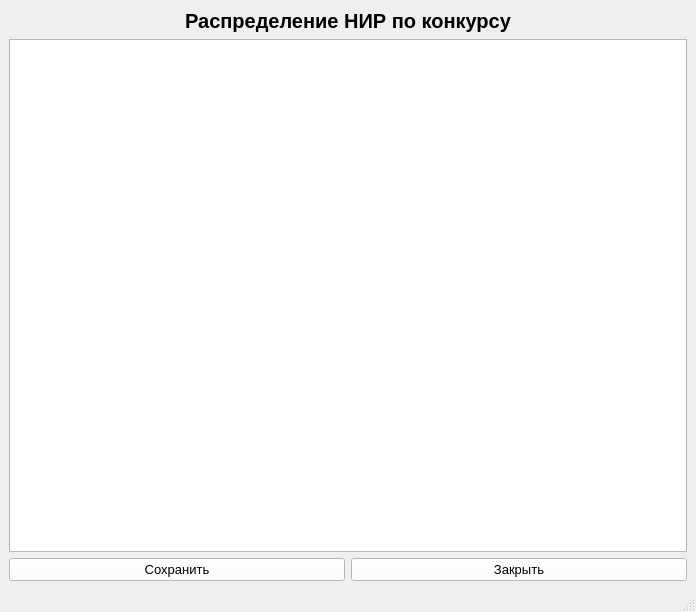
<?xml version="1.0" encoding="UTF-8"?>
<ui version="4.0">
 <class>MainWindow</class>
 <widget class="QMainWindow" name="MainWindow">
  <property name="geometry">
   <rect>
    <x>0</x>
    <y>0</y>
    <width>696</width>
    <height>612</height>
   </rect>
  </property>
  <property name="windowTitle">
   <string>Просмотр распределений</string>
  </property>
  <property name="windowIcon">
   <iconset>
    <normaloff>../png/Верблюд.png</normaloff>../png/Верблюд.png</iconset>
  </property>
  <widget class="QWidget" name="centralwidget">
   <layout class="QVBoxLayout" name="verticalLayout_3">
    <item>
     <layout class="QVBoxLayout" name="verticalLayout">
      <item>
       <widget class="QLabel" name="label">
        <property name="sizePolicy">
         <sizepolicy hsizetype="Preferred" vsizetype="Preferred">
          <horstretch>0</horstretch>
          <verstretch>0</verstretch>
         </sizepolicy>
        </property>
        <property name="font">
         <font>
          <pointsize>15</pointsize>
          <weight>75</weight>
          <italic>false</italic>
          <bold>true</bold>
          <underline>false</underline>
          <strikeout>false</strikeout>
          <kerning>true</kerning>
         </font>
        </property>
        <property name="tabletTracking">
         <bool>false</bool>
        </property>
        <property name="focusPolicy">
         <enum>Qt::NoFocus</enum>
        </property>
        <property name="acceptDrops">
         <bool>false</bool>
        </property>
        <property name="styleSheet">
         <string notr="true">color: rgb(0, 0, 0);
</string>
        </property>
        <property name="frameShape">
         <enum>QFrame::NoFrame</enum>
        </property>
        <property name="frameShadow">
         <enum>QFrame::Plain</enum>
        </property>
        <property name="text">
         <string>Распределение НИР по конкурсу</string>
        </property>
        <property name="textFormat">
         <enum>Qt::AutoText</enum>
        </property>
        <property name="alignment">
         <set>Qt::AlignCenter</set>
        </property>
        <property name="wordWrap">
         <bool>false</bool>
        </property>
        <property name="margin">
         <number>0</number>
        </property>
       </widget>
      </item>
      <item>
       <layout class="QHBoxLayout" name="horizontalLayout_9"/>
      </item>
      <item>
       <widget class="QTableView" name="tableView"/>
      </item>
      <item>
       <layout class="QHBoxLayout" name="horizontalLayout_8">
        <item>
         <widget class="QPushButton" name="saveBtn1">
          <property name="font">
           <font>
            <pointsize>10</pointsize>
           </font>
          </property>
          <property name="styleSheet">
           <string notr="true">color: rgb(0, 0, 0);
background-color: rgb(255, 255, 255);</string>
          </property>
          <property name="text">
           <string>Сохранить</string>
          </property>
         </widget>
        </item>
        <item>
         <widget class="QPushButton" name="closeBtn1">
          <property name="font">
           <font>
            <pointsize>10</pointsize>
           </font>
          </property>
          <property name="styleSheet">
           <string notr="true">color: rgb(0, 0, 0);
background-color: rgb(255, 255, 255);</string>
          </property>
          <property name="text">
           <string>Закрыть</string>
          </property>
         </widget>
        </item>
       </layout>
      </item>
     </layout>
    </item>
   </layout>
  </widget>
  <widget class="QMenuBar" name="menubar">
   <property name="geometry">
    <rect>
     <x>0</x>
     <y>0</y>
     <width>696</width>
     <height>21</height>
    </rect>
   </property>
  </widget>
  <widget class="QStatusBar" name="statusbar"/>
 </widget>
 <resources/>
 <connections/>
</ui>
